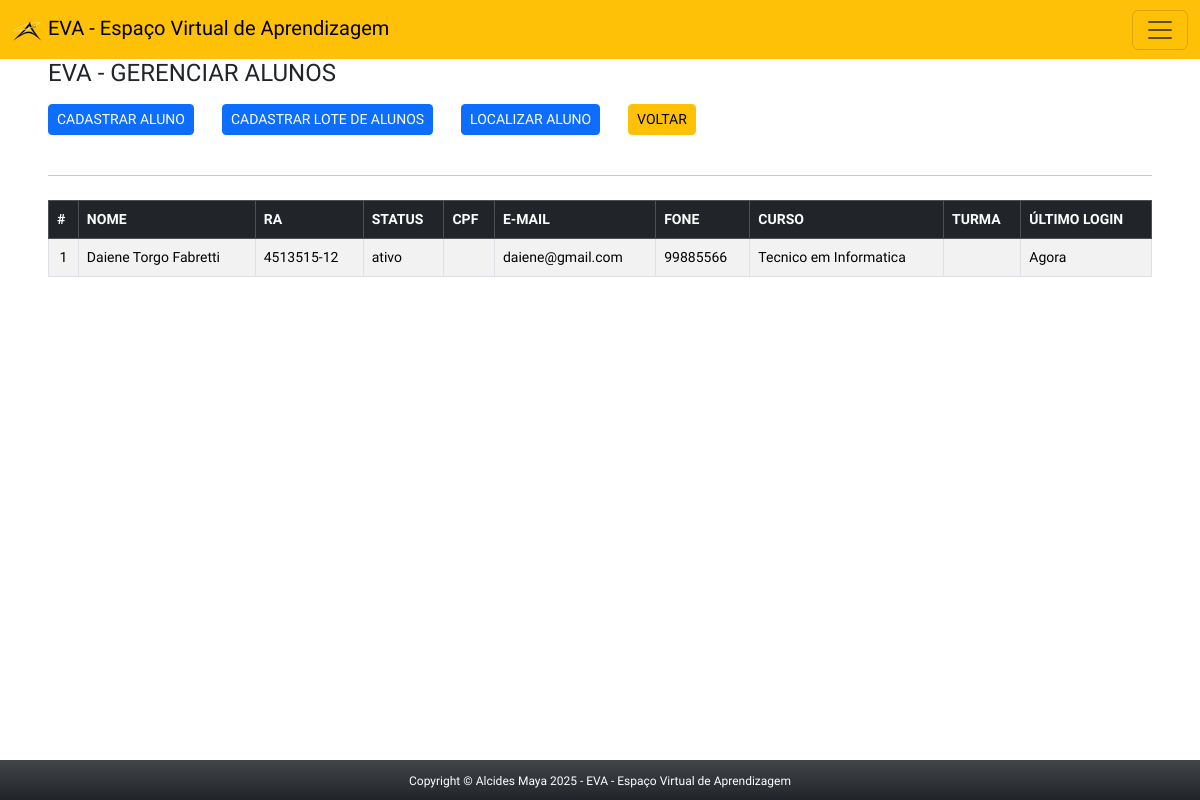
The page /app/view/adminAlunos.php (signed in) on the database its author committed.
### tables this page shows
CREATE TABLE `alunos` (
  `id_aluno` int(11) NOT NULL,
  `nome_aluno` varchar(90) NOT NULL,
  `status_aluno` varchar(10) NOT NULL DEFAULT 'ativo',
  `avatar` varchar(90) NOT NULL DEFAULT 'avatar.png',
  `ra` varchar(15) NOT NULL,
  `cpf` varchar(15) DEFAULT NULL,
  `email` varchar(90) NOT NULL,
  `fone` varchar(15) NOT NULL,
  `curso_id` tinyint(1) DEFAULT NULL,
  `data_criado` timestamp NOT NULL DEFAULT CURRENT_TIMESTAMP,
  `data_editado` timestamp NOT NULL DEFAULT CURRENT_TIMESTAMP ON UPDATE CURRENT_TIMESTAMP
);

CREATE TABLE `cursos` (
  `id_curso` int(11) NOT NULL,
  `nome_curso` varchar(100) NOT NULL,
  `quem_editou` varchar(60) NOT NULL,
  `data_criado` timestamp NOT NULL DEFAULT CURRENT_TIMESTAMP,
  `data_editado` timestamp NOT NULL DEFAULT CURRENT_TIMESTAMP ON UPDATE CURRENT_TIMESTAMP
);

### app/config/connect.php (called while the page is built, shortened)
<?php
abstract class Connect {
    private $servidor = 'localhost';
    private $user = 'root';
    private $pass = 'usbw';
    private $banco = 'eva';
    private function connect() {
        $this->conn = new PDO("mysql:host=$this->servidor;dbname=$this->banco", $this->user, $this->pass);
    }
}
?>

### app/model/aluno.php (called while the page is built, shortened)
<?php
require_once '../config/connect.php';
class Aluno extends Connect {
    private $tabela = 'alunos';
        public function consultarAlunos() {
        $sql = "SELECT a.nome_aluno, a.ra, a.status_aluno, a.email, a.cpf, a.fone, c.nome_curso, u.ultimo_login
                FROM $this->tabela AS a
                LEFT JOIN usuarios AS u ON a.email = u.email
                LEFT JOIN cursos AS c ON c.id_curso = a.curso_id
                ORDER BY u.ultimo_login DESC";
        $stmt = $this->conn->prepare($sql);
        $stmt->execute();
        return $stmt->fetchAll(PDO::FETCH_ASSOC);
    }
}
?>

### app/view/adminAlunos.php (the view, shortened to what this page needs)
<?php
        if(isset($_SESSION['logado']) && $_SESSION['logado'] == true && $_SESSION['nivel'] >= 3 ){
?>
<!DOCTYPE html>
<html lang="pt-br">
<head>
    <link rel="stylesheet" href="css/style.css">
</head>
<body>
<div class="container-full">
      <?php require_once 'headerAdmin.php'; ?>
        <section class="container-fluid px-5 main bg-white">
            <h4 class="mb-3"> EVA - GERENCIAR ALUNOS</h4>
            <button type="button" class="btn btn-sm btn-primary" data-bs-toggle="modal" data-bs-target="#cadAluno">
                CADASTRAR ALUNO
            </button>
            <button type="button" class="btn btn-sm btn-primary ms-4" data-bs-toggle="modal" data-bs-target="#cadLote">
                CADASTRAR LOTE DE ALUNOS
            </button>
            <button type="button" class="btn btn-sm btn-primary ms-4" data-bs-toggle="modal" data-bs-target="#localiza">
                LOCALIZAR ALUNO
            </button>
            <a href="indexAdmin.php" class="btn btn-sm btn-warning ms-4">VOLTAR</a>
            <br>&nbsp;
            <hr class="pt-1 pb-1">
            <table class="table table-bordered table-striped">
                <thead class="table-dark">
                    <tr>
                        <th>
                            #
                        </th>
                        <th>
                            NOME
                        </th>
                        <th>
                            RA
                        </th>
                        <th>
                            STATUS
                        </th>
                        <th>
                            CPF
                        </th>
                        <th>
                            E-MAIL
                        </th>
                        <th>
                            FONE
                        </th>
                        <th>
                            CURSO
                        </th>
                        <th>
                            TURMA
                        </th>
                        <th>
                            ÚLTIMO LOGIN
                        </th>
                    </tr>
                </thead>
                <tbody>
                <?php
                      $aluno = new Aluno();
                      $consulta = $aluno->consultarAlunos();
                        $i = 1;
                      foreach($consulta as $linha){
                          $nome = $linha['nome_aluno'];
                          $ra = $linha['ra'];
                          $status = $linha['status_aluno'];
                          $cpf = $linha['cpf'];
                          $fone = $linha['fone'];
                          $email = $linha['email'];
                          $turma = $linha['turma'];
                          $curso = $linha['nome_curso'];
                          $ultimo_login = $linha['ultimo_login'];
                          $timestampAtual = time();
                          echo"
                          <tr>
                              <td class='text-center'>". $i++ ."</td>
                              <td>$nome</td>
                              <td>$ra</td>";
                          if($status == 'inativo'){
                            echo "<td class='text-danger'>$status</td>";
                          }else{
                            echo "<td>$status</td>";
                          }
                          echo
                              "<td>$cpf</td>
                              <td>$email</td>
                              <td>$fone</td>
                              <td>$curso</td>
                              <td>$turma</td>";
                              $dataHoraUltimoLogin = $ultimo_login;
                              if (empty($dataHoraUltimoLogin)) {
                                  echo "<td>Nunca acessou</td>";
                              } else {
                                  $timestampLogin = strtotime($dataHoraUltimoLogin); ;
                                  $diferenca = $timestampAtual - $timestampLogin; ;
                                  if ($diferenca < 60) {
                                      echo "<td>Agora</td>";
                                  } elseif ($diferenca < 3600) {
                                      $minutos = floor($diferenca / 60);
                                      echo "<td>Há $minutos minutos</td>";
                                  } elseif ($diferenca < 86400) {
                                      $horas = floor($diferenca / 3600);
                                      echo "<td>Há $horas horas<br></td>";
                                  } else {
                                      $dias = floor($diferenca / 86400);
                                      echo "<td>Há $dias dias</td>";
                                  }
                              }
                  echo "</tr>";
                      }
                ?>
                </tbody>
            </table>
        </section>
        <?php require_once 'footer.php'; ?>
    </div>
</body>
</html>
<?php
    }else{
        header('Location: ../index.php');
    }
?>

### app/view/css/style.css (style rules this page uses)
body, * { font-family: 'Saira', sans-serif; font-optical-sizing: auto; font-style: normal; }
table { font-size: 14px; margin-bottom: 150px !important; }

### rows shown on the page
alunos: nome_aluno "Daiene Torgo Fabretti", ra "4513515-12", status_aluno "ativo", email "daiene@gmail.com", fone "99885566", curso.nome_curso "Tecnico em Informatica"
